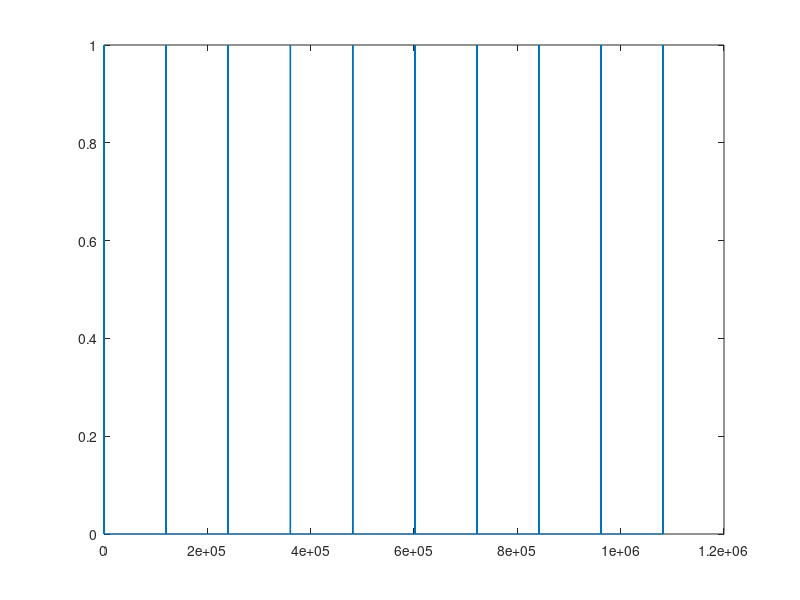

This chart was generated by the following MATLAB code:
%y = [1, 1,  1,  0,  0,  1,  1,  0,  0,  1,  1,  0,  0,  1,  1,  0,  0,  1,  1,  0,  0,  1,   1,   0];
%x = [0, 0, 32, 32, 35, 35, 40, 40, 43, 43, 48, 48, 52, 52, 56, 56, 60, 60, 64, 64, 68, 68, 303, 303];

A = importdata('workloads/workload_1.txt');
X = []; %empty matrix to be filled in the loop, used as x values for plotting
Y = [1]; %used as y values for plotting

for i = 1:size(A,1) %loop over the entire workload.txt file (line by line)
    x = A(i, 1);    %extract first of line i (arrival)
    y = A(i, 2);    %extract second value of line i (duration)
    z = x+y;        %add arrival and duration
    X = [X x x];    %concatenate 2 values of x to the final matrix
    X = [X z z];    %concatenate 2 values of z to the final matrix
    
    
    if y == 0
         a = 0;         
         Y = [Y a, a];   %concatenate 0 0 to Y
    else
         a = 1; 
         Y = [Y a, a];       %concatenate 1 1 to Y
    end 
    
    if i < size(A,1)
        if  z == A(i+1, 1)   %if the current arrival+duration is equal to next arrival, workload doesn't go to 0
            Y = [Y a, a];   %concatenate 1 1 to Y
        else
            a = 0;         
            Y = [Y a, a];   %concatenate 0 0 to Y
        end
    end
end
Y = [Y 0];
plot(X, Y)
